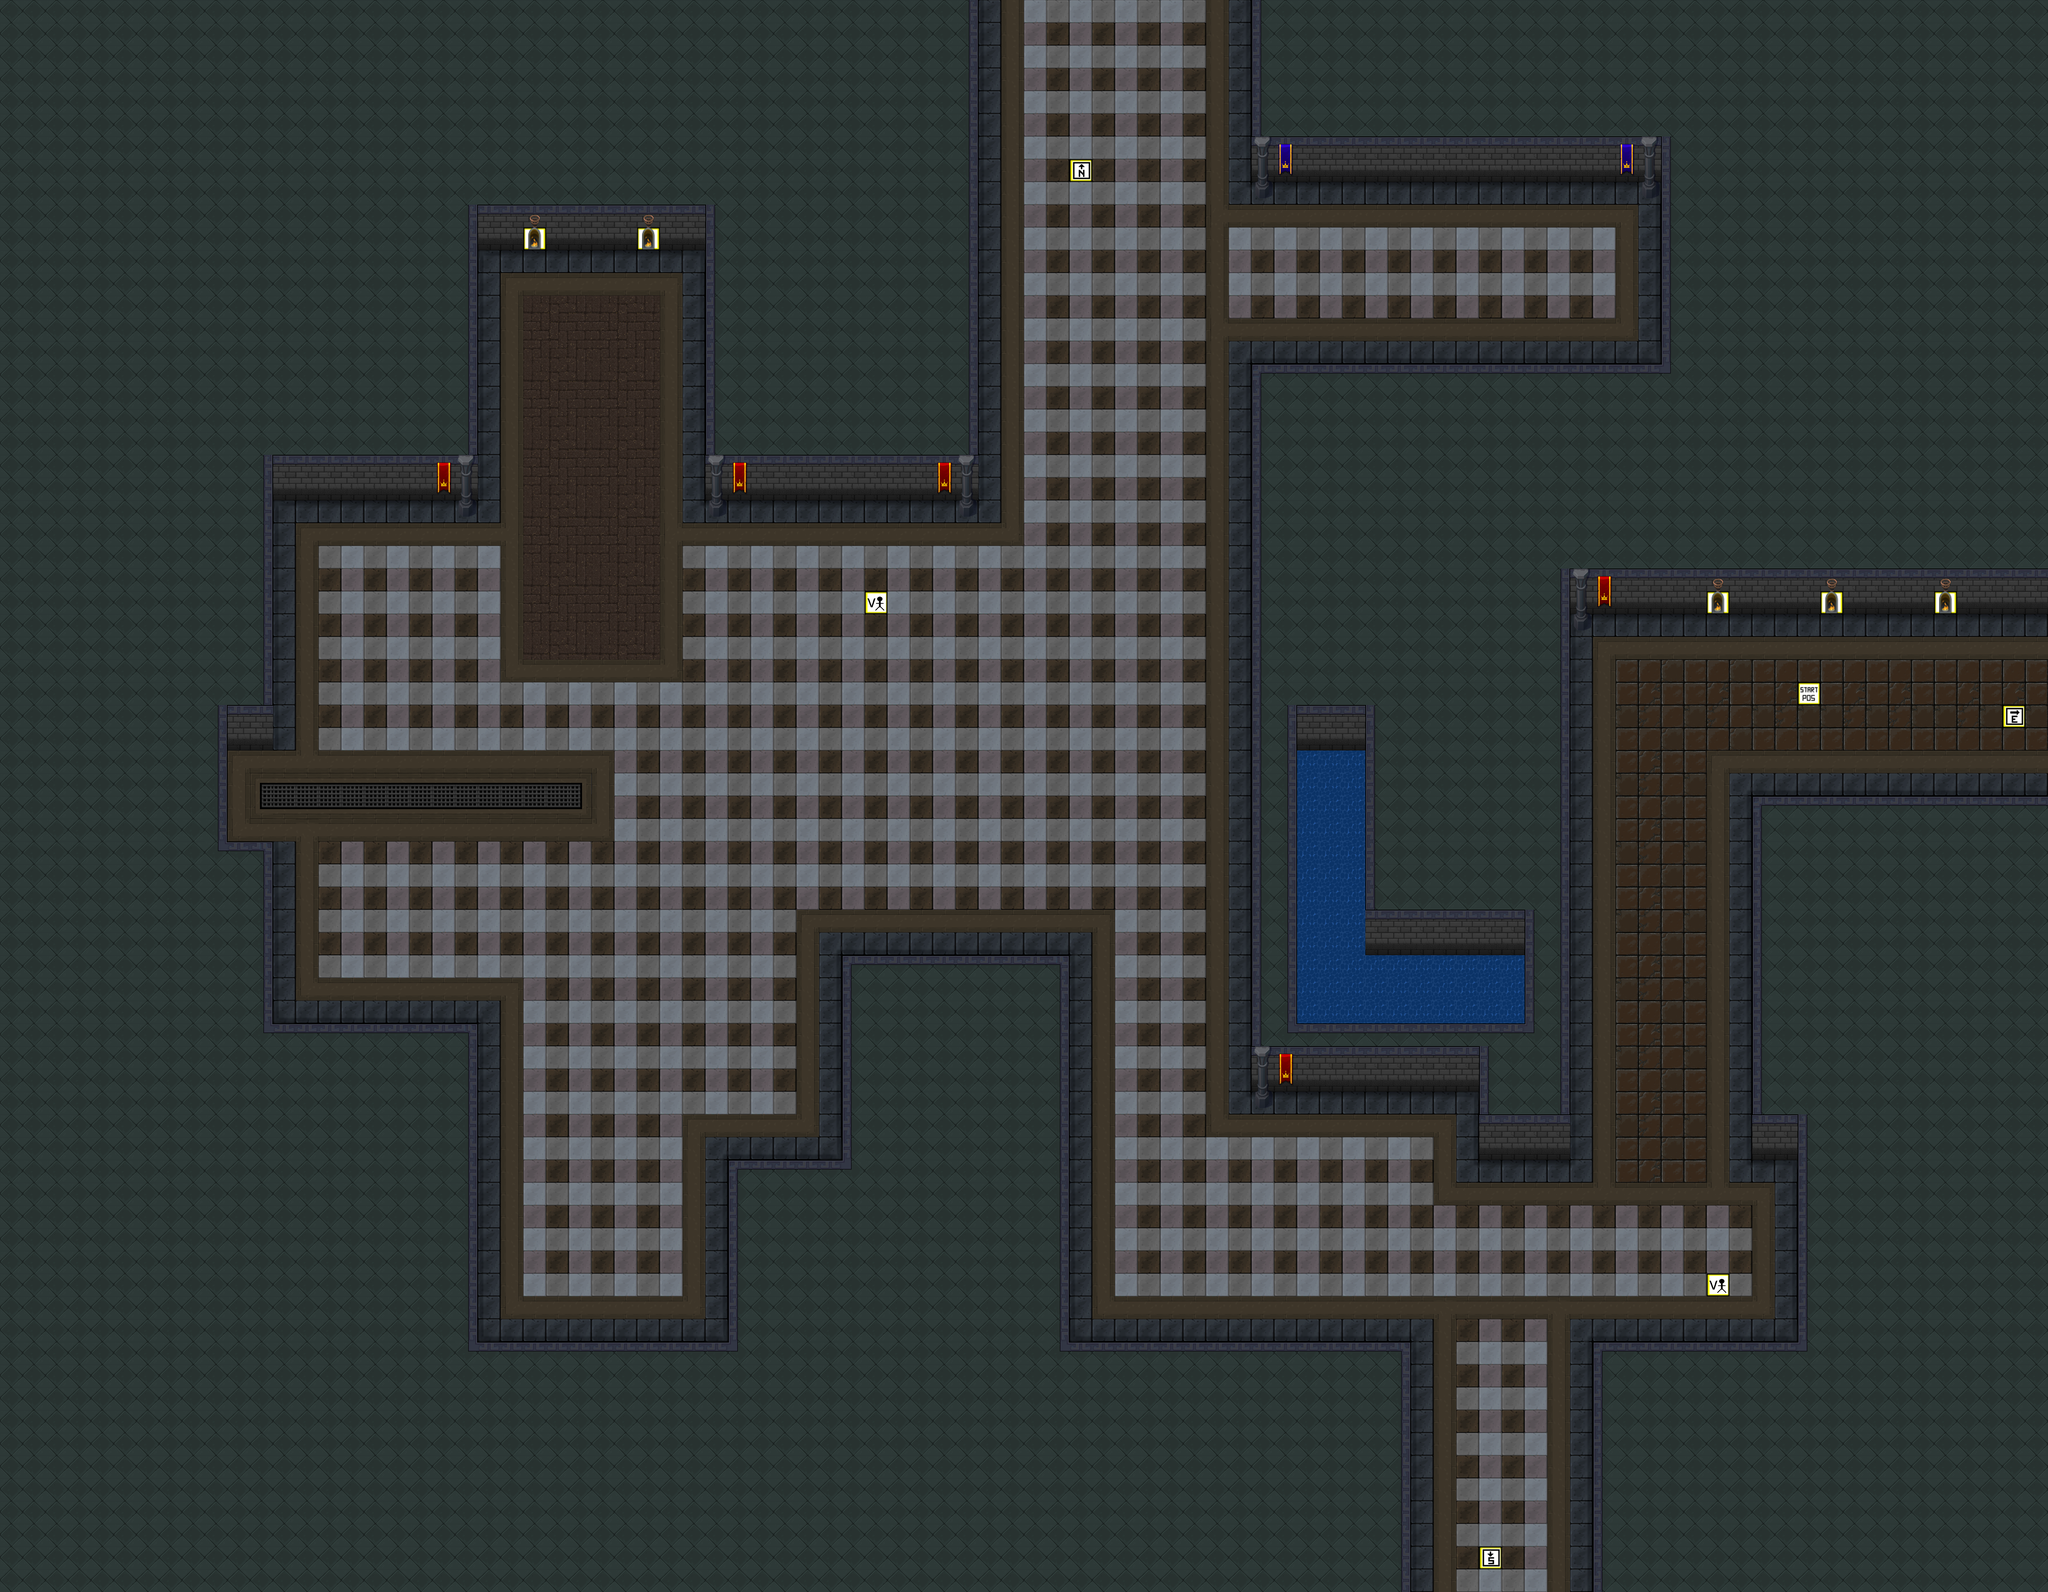

Below is a game level as drawn by its tile map, then a one-line description and the .tmx that defines it (tile-layer data replaced by summaries):
An orthogonal 90x70 tile map with 64x64 px tiles, 3 tile layers (game tiles, extra game tiles, marker tiles), 2 tilesets and 19 objects (18x Collision, Spike Block).

<map version="1.2" tiledversion="1.3.4" orientation="orthogonal" renderorder="left-up" compressionlevel="0" width="90" height="70" tilewidth="64" tileheight="64" infinite="0" nextlayerid="103" nextobjectid="602">
 <tileset firstgid="1" name="marker_tiles" tilewidth="64" tileheight="64" tilecount="100" columns="10">
  <image source="marker_tiles.png" width="640" height="640" />
 </tileset>
 <tileset firstgid="101" name="tileset2" tilewidth="64" tileheight="64" tilecount="616" columns="22">
  <image source="tileset2.png" width="1408" height="1792" />
 </tileset>
 <layer id="98" name="game tiles" width="90" height="70">
  <data>[6300 cells, 6300 non-empty, 61 distinct tile ids]</data>
 </layer>
 <layer id="99" name="extra game tiles" width="90" height="70">
  <data>[6300 cells, 45 non-empty, 9 distinct tile ids]</data>
 </layer>
 <layer id="100" name="marker tiles" width="90" height="70">
  <data>[6300 cells, 11 non-empty, 6 distinct tile ids]</data>
 </layer>
 <objectgroup color="#ffaa00" id="97" name="collision">
  <object id="497" name="Wall" type="Collision" x="0" y="2880" width="1344" height="1600" />
  <object id="506" name="Wall" type="Collision" x="1344" y="3776" width="2624" height="704" />
  <object id="536" name="Wall" type="Collision" x="0" y="0" width="1344" height="1408" />
  <object id="572" name="Wall" type="Collision" x="0" y="1408" width="768" height="704" />
  <object id="574" name="Wall" type="Collision" x="2368" y="2688" width="640" height="1088" />
  <object id="575" name="Wall" type="Collision" x="4672" y="0" width="1088" height="1728" />
  <object id="576" name="Wall" type="Collision" x="1984" y="0" width="768" height="1408" />
  <object id="577" name="Wall" type="Collision" x="1344" y="0" width="640" height="704" />
  <object id="588" name="Spike Block" gid="17" x="640" y="2368" width="64" height="64">
   <properties>
    <property name="xdirection" value="right" />
    <property name="xdistance" type="int" value="15" />
    <property name="xspeed" type="float" value="0" />
    <property name="ydirection" value="still" />
    <property name="ydistance" type="int" value="0" />
    <property name="yspeed" type="float" value="0" />
   </properties>
  </object>
  <object id="589" name="Wall" type="Collision" x="3520" y="1728" width="896" height="1344" />
  <object id="591" name="Wall" type="Collision" x="2048" y="3264" width="320" height="512" />
  <object id="594" name="Wall" type="Collision" x="4160" y="3072" width="256" height="192" />
  <object id="595" name="Wall" type="Collision" x="4928" y="2240" width="832" height="1024" />
  <object id="596" name="Wall" type="Collision" x="5056" y="3264" width="704" height="512" />
  <object id="597" name="Wall" type="Collision" x="0" y="2368" width="768" height="512" />
  <object id="598" name="Wall" type="Collision" x="0" y="2112" width="640" height="256" />
  <object id="599" name="Wall" type="Collision" x="4480" y="3776" width="1280" height="704" />
  <object id="600" name="Wall" type="Collision" x="3520" y="1024" width="1152" height="704" />
  <object id="601" name="Wall" type="Collision" x="3520" y="0" width="1152" height="512" />
 </objectgroup>
</map>
